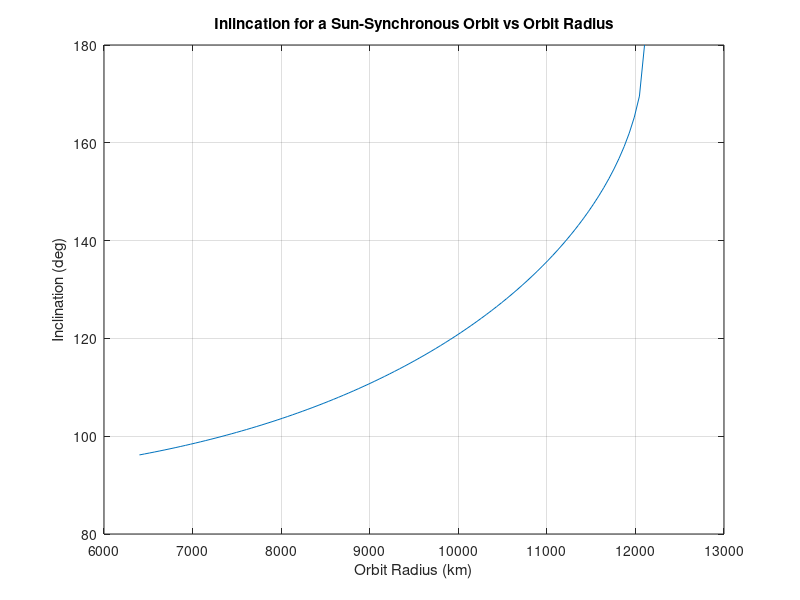

This figure's MATLAB source: (Note: this script raises an error after producing the figure.)
%% ASEN 5519 Comp Hw 2/Analytical HW 4
clear; close all;

%% 1ci
J2 = 1e-3;
RE = 6400;
mu = 4e5;
O_dot = 2*pi/24/365/3600;
C = O_dot*2/3/J2/RE^2/sqrt(mu);
aM = C^(-2/7);

%% 1cii
xa = linspace(6400,aM,100);
yi = acos(-(xa/aM).^(7/2));

figure(1)
plot(xa,yi*180/pi)
    xlabel('Orbit Radius (km)');
    ylabel('Inclination (deg)');
    title('Inlincation for a Sun-Synchronous Orbit vs Orbit Radius');
grid on

%% 1ciii
Tmax = 2*pi*sqrt(aM^3/mu);
Tmin = 2*pi*sqrt(RE^3/mu);

%% 1di

rp = 7000;
i = asin(2/sqrt(5));
T = 12*3600;
a = (T^2*mu/4/pi^2)^(1/3);
e = (2*a - 2*rp)/(2*a);
n = sqrt(mu/(a^3));
rate = -3*J2*RE^2*n*cos(i)/2/a^2/(1-e^2)^2;


rate_deg = rate*180/pi;
time_1deg = 1/rate_deg;

%% 1dii
f = pi/2;
E = 2*atan(sqrt((1-e)/(1+e))*tan(f/2));
tHalfSouth = sqrt(a^3/mu)*(E - e*sin(E));
tNorth = T - 2*tHalfSouth;
percentNorth = tNorth/T;


%% 1diii

i_prime = i - .5*pi/180;
womega_dot = 3*J2*RE^2*n*(2 - (5*sin(i_prime)^2/2))/2/a^2/(1-e^2)^2;
t180 = pi/womega_dot;


%% 1ei
i = 0;
z = 200;
a = RE + z;
n = sqrt(mu/a^3);
nBar = n*(1 + 3*J2*RE^2/2/a^2);
error = (nBar-n)/nBar;

tError180 = pi/(nBar-n);

%% 1eii

d = (nBar - n)*2*pi*sqrt(a^3/mu);
arc = d*a;



%% 2a
% using ODE45
a = 7000;
e = 0.1;
i = 45*pi/180;
womega = 0;
Omega = 0;
t = 0;
mu = 4e5;
[rvec0, vvec0] = rvElements(a,e,i,womega,Omega,t,mu);

x = rvec0(1);
y = rvec0(2);
z = rvec0(3);
u = vvec0(1);
v = vvec0(2);
w = vvec0(3);
mu = 4e5;

T = 2*pi*sqrt(a^3/mu);
IC = [x y z u v w];
var = [mu, RE, J2];
% gives pos and velocity over specified interval (30 orbits for this)
opts = odeset('RelTol',1e-10,'AbsTol',1e-12);
[t,r] = ode45(@(t,IC) analyticalJ2(t,IC,var),[0 100*T],IC,opts);

% plotting
figure(2)
plot3(r(:,1),r(:,2),r(:,3))
    xlabel('X Position (km)');
    ylabel('Y Position (km)');
    zlabel('Z Position (km)');
    title('Position Over 100 Orbits With J2 Perturbation');
grid on



% H
hvecs = cross(r(:,1:3),r(:,4:6));
hvecs = hvecs(:,3);
figure(3)
plot(t,hvecs)
    xlabel('Time (s)');
    ylabel('Specific Angular Momentum (km^2/s)');
    title('Specific Angular Momentum Over Time');
    ylim([hvecs(1)-1, hvecs(end)+1])
grid on

% E
Evecs = zeros(length(hvecs),1);
for j = 1:length(hvecs)
	v = norm(r(j,4:6));
    radi = norm(r(j,1:3));
    z = r(j,3);
    Evecs(j) = .5*v^2 - mu/radi - mu*RE^2*J2*(1-3*z^2/radi^2)/2/radi^3;
end

figure(4)
plot(t,Evecs)
    xlabel('Time (s)');
    ylabel('Specific Energy (km^2/s^2)');
    title('Specific Energy Over Time');
    ylim([Evecs(1)-1, Evecs(end)+1])
grid on


%% 2b

[t,r] = ode45(@(t,IC) analyticalJ2(t,IC,var),[0 10*T],IC,opts);
for j = 1:length(t)
    % numerical
    [~,~,~,elems] = rvPredict(r(j,1:3),r(j,4:6),t(j),mu);
    anum(j) = elems(1);
    enum(j) = elems(2);
    inum(j) = elems(3)*180/pi;
    wnum(j) = elems(4)*180/pi;
    Onum(j) = elems(5)*180/pi;
    signum(j) = elems(6) - enum(j)*sin(elems(6));
    
    % averaging theory
    aavg(j) = a;
    eavg(j) = e;
    iavg(j) = i*180/pi;
    n = sqrt(mu/a^3);
    p = a*(1-e^2);
    wavg(j) = womega*180/pi + 3*J2*RE^2*n*(2-5*sin(i)^2/2)*t(j)/2/p^2*180/pi/2;
    Oavg(j) = Omega*180/pi - 3*J2*RE^2*n*cos(i)*t(j)/2/p^2*180/pi/2;
    sigavg(j) = 3*J2*RE^2*n*(1-3*sin(i)^2/2)*sqrt(1-e^2)/2/p^2;
end
    
figure(5)
subplot(2,3,1)
plot(t,anum)
hold on
plot(t,aavg)
        xlabel('Time (s)')
        ylabel('(km)')
        title('Semi-Major Axis, a')
        legend('numerical','averaged')
        ylim([anum(1)-10 anum(1)+10])

subplot(2,3,2)
plot(t,enum)
hold on
plot(t,eavg)
        xlabel('Time (s)')
        legend('numerical','averaged')
        ylim([enum(1)-.01 enum(1)+.01])
        title('Eccentricity, e')

subplot(2,3,3)
plot(t,inum)
hold on
plot(t,iavg)
ylim([iavg(1)-.1 iavg(1)+.1])
    xlabel('Time (s)')
    ylabel('(deg)')
    legend('numerical','averaged')
    title('Inclination, i')


subplot(2,3,4)
plot(t,wnum)
hold on
plot(t,wavg)
    ylabel('(deg)')
    xlabel('Time (s)')
    title('Argument of Periapsis, \omega')
    % ylim([wavg(1)-.1 wavg(end)+.1])
    legend('numerical','averaged')


subplot(2,3,5)
plot(t,Onum)
hold on
plot(t,Oavg)
    xlabel('Time (s)')
    ylabel('(deg)')
    title('Right Ascension of Ascending Node, \Omega')
    % ylim([Oavg(1)-.1 Oavg(end)+.1])
    legend('numerical','averaged')


subplot(2,3,6)
plot(t,signum)
hold on
plot(t,sigavg)
    xlabel('Time (s)')
    ylabel('(deg)')
    title('\sigma')
    legend('numerical','averaged')
    
set(gcf, 'Position',  [100, 100, 950, 500])

%% 4a

mu = 1;
a = 1;
i = 0;
e = 0;
Omega = 0;
womega = 0;
t = 0;

[rvec4, vvec4] = rvElements(a,e,i,womega,Omega,t,mu);

g = [.001 .01 .1 1];
IC = [rvec4 vvec4];

T = 2*pi*sqrt(1/mu);
for j = 1:4
    U = [g(j) 0 0];
    var = {mu,RE,U};
    [time{j},sol{j}] = ode45(@(t,IC) analyticalg(t,IC,var),[0 30*T],IC,opts);
end

% h about x
for j = 1:4
    h = cross(sol{j}(:,1:3),sol{j}(:,4:6));
    hx{j} = h(:,1);

figure(5+j)
plot(time{j},hx{j})
    xlabel('Time (s)');
    ylabel('Specific Angular Momentum About the x-axis (km^2/s)');
    titleString = sprintf('Specific Angular Momentum Over Time, g = %1.3f',g(j));
    title(titleString);
grid on

end


% energy
for j = 1:4
    for k = 1:length(sol{j}(:,1))
        radi = norm(sol{j}(k,1:3));
        v = norm(sol{j}(k,4:6));
        x = sol{j}(k,1);
        Energy{j}(k) = .5*v^2 - mu/radi - g(j)*x;
    end
    figure(9+j)
    plot(time{j},Energy{j})
    xlabel('Time (s)');
    ylabel('Specific Energy (km^2/s^2)');
    titleString = sprintf('Specific Energy Over Time, g = %1.3f',g(j));
    title(titleString);
    ylim([Energy{j}(1)-1, Energy{j}(1)+1])
    grid on
end

%% 4b

% plot trajectory
for j = 1:4
    
    figure(13+j)
    plot3(sol{j}(:,1),sol{j}(:,2),sol{j}(:,3))
        xlabel('X Posisition (km)');
        ylabel('Y Position (km)');
        zlabel('Z Position (km)');
        titleString = sprintf('Trajectory Over 30 Orbits, g = %1.3f',g(j));
        title(titleString);
    grid on
    view([.6,.4,1])

end

% a,e,wt
clear anum enum wnum Onum aavg eavg
for j = 1:4
    for k = 1:length(time{j})
    % numerical
    [~,~,~,elems] = rvPredict(sol{j}(k,1:3),sol{j}(k,4:6),time{j}(k),mu);
    anum{j}(k) = elems(1);
    enum{j}(k) = elems(2);
    wnum = elems(4)*180/pi;
    Onum = elems(5)*180/pi;
    wt{j}(k) = wnum+Onum;
    
    % averaging theory
    aavg{j}(k) = a;
    eavg{j}(k)= 0;
    wtavg{j}(k) = 0;
    end
    figure(17+j)
    subplot(3,1,1)
        plot(time{j},anum{j})
        hold on
        plot(time{j},aavg{j})
        xlabel('Time (s)')
        ylabel('(km)')
        title('Semi-Major Axis, a')
        legend('numerical','averaged')
        ylim([anum{j}(1)-10 anum{j}(1)+10])
    subplot(3,1,2)
        plot(time{j},enum{j})
        hold on
        plot(time{j},eavg{j})
        xlabel('Time (s)')
        title('Eccentricity, e')
        legend('numerical','averaged')
%         ylim([anum{j}(1)-10 anum{j}(1)+10])
    subplot(3,1,3)
        plot(time{j},wt{j})
        hold on
        plot(time{j},wtavg{j})
        xlabel('Time (s)')
        ylabel('(deg)')
        title('Longitude of Periapsis, \omega ~')
        legend('numerical','averaged')
%         ylim([anum{j}(1)-10 anum{j}(1)+10])
end



%% save figures
% saveas(figure(1),'sunSynci.png')
% saveas(figure(2),'j2pert.png')
% saveas(figure(3),'j2angmom.png')
% saveas(figure(4),'j2energy.png')
% saveas(figure(5),'j2numavg.png')
% saveas(figure(6),'angmomg001.png')
% saveas(figure(7),'angmomg01.png')
% saveas(figure(8),'angmomg1.png')
% saveas(figure(9),'angmomg10.png')
% saveas(figure(10),'energyg001.png')
% saveas(figure(11),'energyg01.png')
% saveas(figure(12),'energyg1.png')
% saveas(figure(13),'energyg10.png')
% saveas(figure(14),'posg001.png')
% saveas(figure(15),'posg01.png')
% saveas(figure(16),'posg1.png')
% saveas(figure(17),'posg10.png')
% saveas(figure(18),'elemg001.png')
% saveas(figure(19),'elemg01.png')
% saveas(figure(20),'elemg1.png')
% saveas(figure(21),'elemg10.png')
